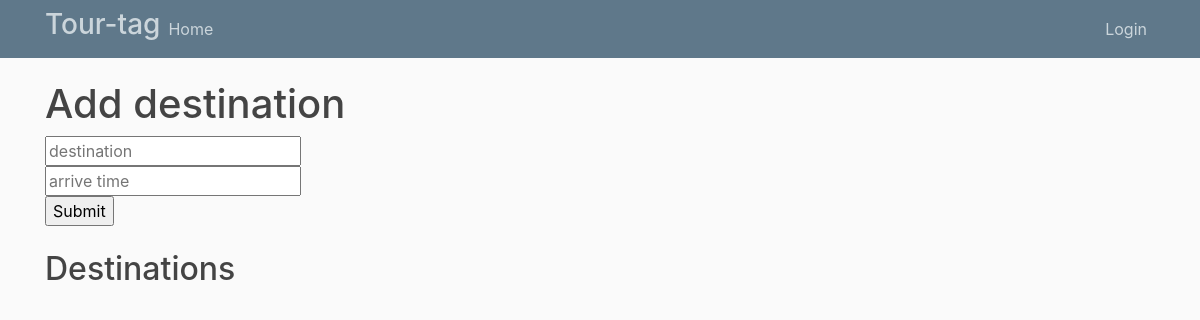
The page /addDestination/ on the database as committed earlier.
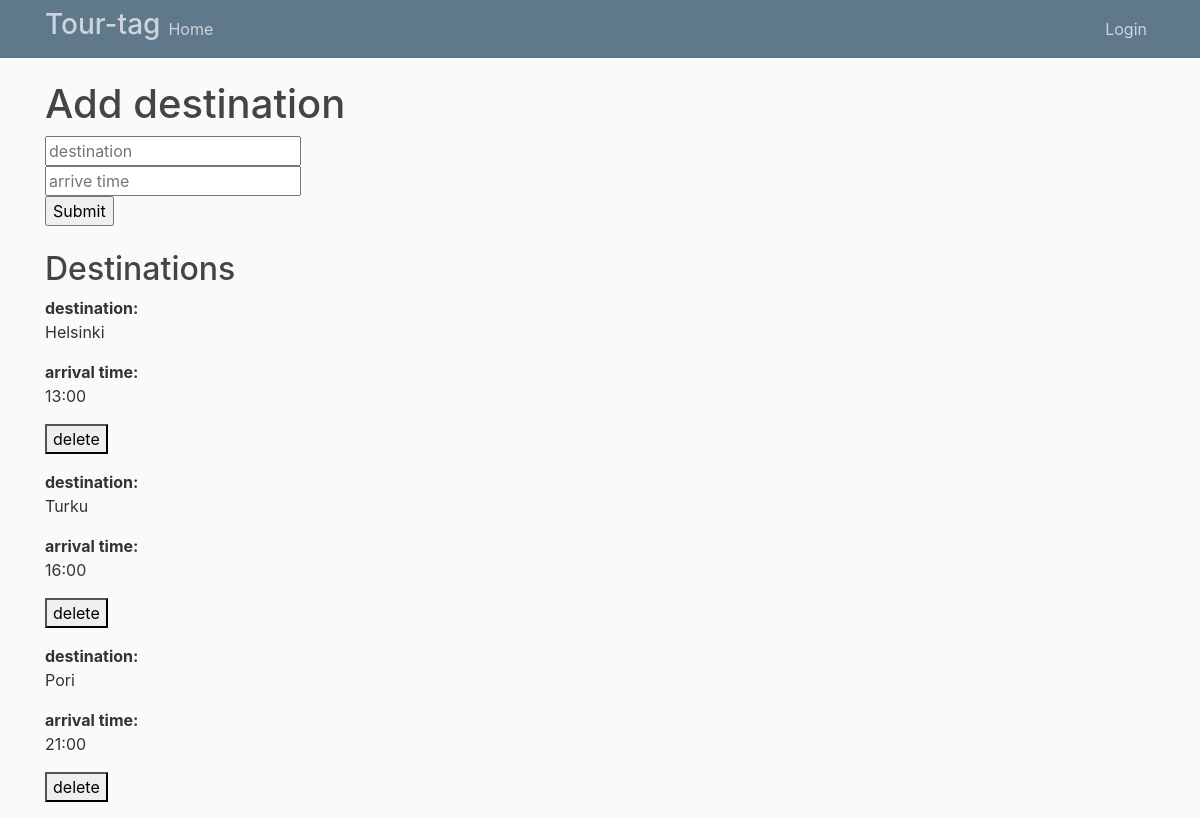
The same page on the database as committed later.
### users/models.py (models this page shows)
class Destination(models.Model):
    destination = models.CharField(max_length=100)
    arrive_time = models.CharField(max_length=100)

### users/views.py (the view)
# urls.py: path('addDestination/', views.addDestination, name='addDestination'),
def addDestination(request):
    print('in add destination')
    dests = Destination.objects.all()
    if request.method == 'POST':
        if 'add_items' in request.POST:
            print("ifiss")
            destination = request.POST['destination']
            arrive_time = request.POST['arrive_time']
            des = Destination(destination = destination, arrive_time = arrive_time)
            des.save()
            print('destination created')
            return render(request, 'addDestination.html',{'dests': dests})
        if 'delete_items' in request.POST:
            items_to_delete = request.POST.getlist('delete_items')
            print("items to delete")
            print(items_to_delete)
            Destination.objects.filter(pk__in=items_to_delete).delete()
            return render(request, 'addDestination.html',{'dests': dests})
    else:
        print("elses")
        return render(request, 'addDestination.html',{'dests': dests})

### users/templates/addDestination.html (shortened to what this page needs)
{% extends "base.html" %}
{% block content %}
    <h1>Add destination</h1>
        <form action="" method="post">
            <input type="text" name="destination" placeholder="destination"><br>
            <input type="text" name="arrive_time" placeholder="arrive time"><br>
            <input type="Submit" name="add_items">
        </form>
    <br>
    <h2> Destinations </h2>
    {% for dest in dests %}
         <form method="POST">
            <b>destination:</b><p> {{dest.destination}}</p> <b>arrival time:</b> <p>{{dest.arrive_time}}<p>
            <button type="Submit" name="delete_items" value="{{ dest.pk }}">delete</button>
        </form>
    {% endfor %}
{% endblock content %}

Rows that differ between the two databases and show on the page:
added Destination: destination "Helsinki", arrive_time "13:00", {{ dest.pk }} 22 (drawn)
added Destination: destination "Turku", arrive_time "16:00", {{ dest.pk }} 23 (drawn)
added Destination: destination "Pori", arrive_time "21:00", {{ dest.pk }} 24 (drawn)
